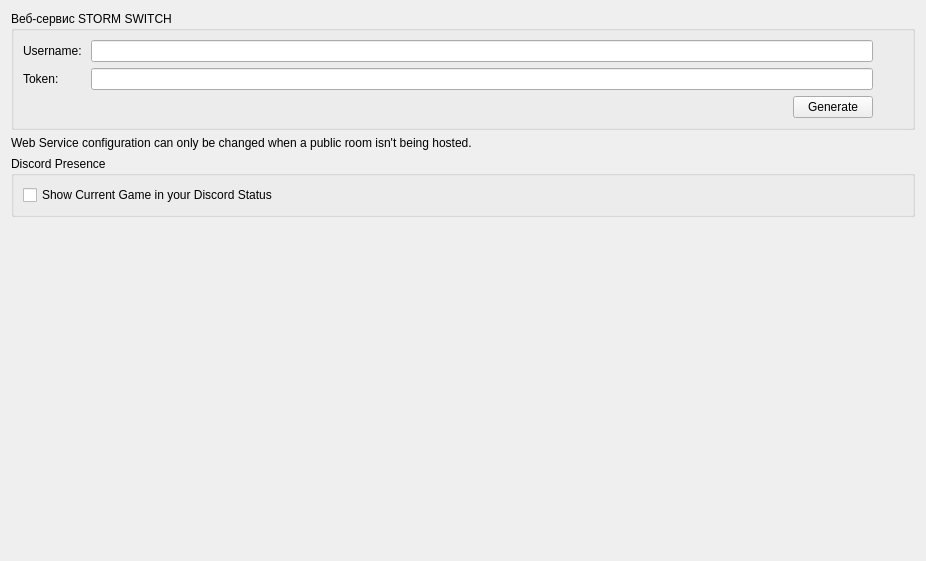
<?xml version="1.0" encoding="UTF-8"?>
<ui version="4.0">
 <class>ConfigureWeb</class>
 <widget class="QWidget" name="ConfigureWeb">
  <property name="geometry">
   <rect>
    <x>0</x>
    <y>0</y>
    <width>926</width>
    <height>561</height>
   </rect>
  </property>
  <property name="windowTitle">
   <string>Form</string>
  </property>
  <property name="accessibleName">
   <string>Web</string>
  </property>
  <layout class="QVBoxLayout" name="verticalLayout">
   <item>
    <layout class="QVBoxLayout" name="verticalLayout_3">
     <item>
      <widget class="QGroupBox" name="groupBoxWebConfig">
       <property name="title">
        <string>Веб-сервис STORM SWITCH</string>
       </property>
       <layout class="QVBoxLayout" name="verticalLayoutYuzuWebService">
        <item>
         <layout class="QGridLayout" name="gridLayoutYuzuUsername">
          <item row="1" column="0">
           <widget class="QLabel" name="label_token">
            <property name="text">
             <string>Token: </string>
            </property>
           </widget>
          </item>
          <item row="0" column="0">
           <widget class="QLabel" name="label_username">
            <property name="sizePolicy">
             <sizepolicy hsizetype="Fixed" vsizetype="Preferred">
              <horstretch>0</horstretch>
              <verstretch>0</verstretch>
             </sizepolicy>
            </property>
            <property name="text">
             <string>Username: </string>
            </property>
           </widget>
          </item>
          <item row="0" column="1" colspan="4">
           <widget class="QLineEdit" name="edit_username">
            <property name="maxLength">
             <number>20</number>
            </property>
            <property name="echoMode">
             <enum>QLineEdit::EchoMode::Normal</enum>
            </property>
           </widget>
          </item>
          <item row="1" column="5">
           <widget class="QLabel" name="label_token_verified">
            <property name="sizePolicy">
             <sizepolicy hsizetype="Fixed" vsizetype="Preferred">
              <horstretch>0</horstretch>
              <verstretch>0</verstretch>
             </sizepolicy>
            </property>
            <property name="minimumSize">
             <size>
              <width>24</width>
              <height>0</height>
             </size>
            </property>
           </widget>
          </item>
          <item row="1" column="1" colspan="4">
           <widget class="QLineEdit" name="edit_token">
            <property name="inputMethodHints">
             <set>Qt::InputMethodHint::ImhLowercaseOnly</set>
            </property>
            <property name="maxLength">
             <number>80</number>
            </property>
            <property name="echoMode">
             <enum>QLineEdit::EchoMode::Normal</enum>
            </property>
           </widget>
          </item>
          <item row="0" column="5">
           <widget class="QLabel" name="label_username_verified">
            <property name="text">
             <string/>
            </property>
           </widget>
          </item>
          <item row="2" column="4">
           <widget class="QPushButton" name="button_generate">
            <property name="sizePolicy">
             <sizepolicy hsizetype="Fixed" vsizetype="Fixed">
              <horstretch>0</horstretch>
              <verstretch>0</verstretch>
             </sizepolicy>
            </property>
            <property name="text">
             <string>Generate</string>
            </property>
           </widget>
          </item>
          <item row="2" column="1" colspan="3">
           <spacer name="horizontalSpacer">
            <property name="orientation">
             <enum>Qt::Orientation::Horizontal</enum>
            </property>
            <property name="sizeHint" stdset="0">
             <size>
              <width>40</width>
              <height>20</height>
             </size>
            </property>
           </spacer>
          </item>
         </layout>
        </item>
       </layout>
      </widget>
     </item>
     <item>
      <widget class="QLabel" name="label_disable_info">
       <property name="text">
        <string>Web Service configuration can only be changed when a public room isn't being hosted.</string>
       </property>
       <property name="wordWrap">
        <bool>true</bool>
       </property>
      </widget>
     </item>
    </layout>
   </item>
   <item>
    <widget class="QGroupBox" name="discord_group">
     <property name="title">
      <string>Discord Presence</string>
     </property>
     <layout class="QVBoxLayout" name="verticalLayout_21">
      <item>
       <widget class="QCheckBox" name="toggle_discordrpc">
        <property name="text">
         <string>Show Current Game in your Discord Status</string>
        </property>
       </widget>
      </item>
     </layout>
    </widget>
   </item>
   <item>
    <spacer name="verticalSpacer">
     <property name="orientation">
      <enum>Qt::Orientation::Vertical</enum>
     </property>
     <property name="sizeHint" stdset="0">
      <size>
       <width>20</width>
       <height>40</height>
      </size>
     </property>
    </spacer>
   </item>
  </layout>
 </widget>
 <resources/>
 <connections/>
</ui>
